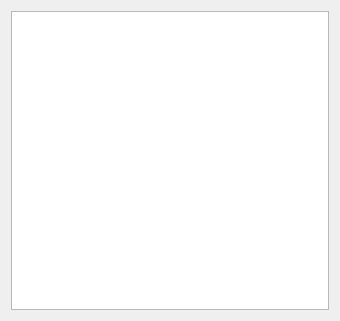
<?xml version="1.0" encoding="UTF-8"?>
<ui version="4.0">
 <class>all_client</class>
 <widget class="QWidget" name="all_client">
  <property name="geometry">
   <rect>
    <x>0</x>
    <y>0</y>
    <width>340</width>
    <height>321</height>
   </rect>
  </property>
  <property name="windowTitle">
   <string>Form</string>
  </property>
  <layout class="QVBoxLayout" name="verticalLayout">
   <item>
    <widget class="QTableView" name="table"/>
   </item>
  </layout>
 </widget>
 <resources/>
 <connections/>
</ui>
